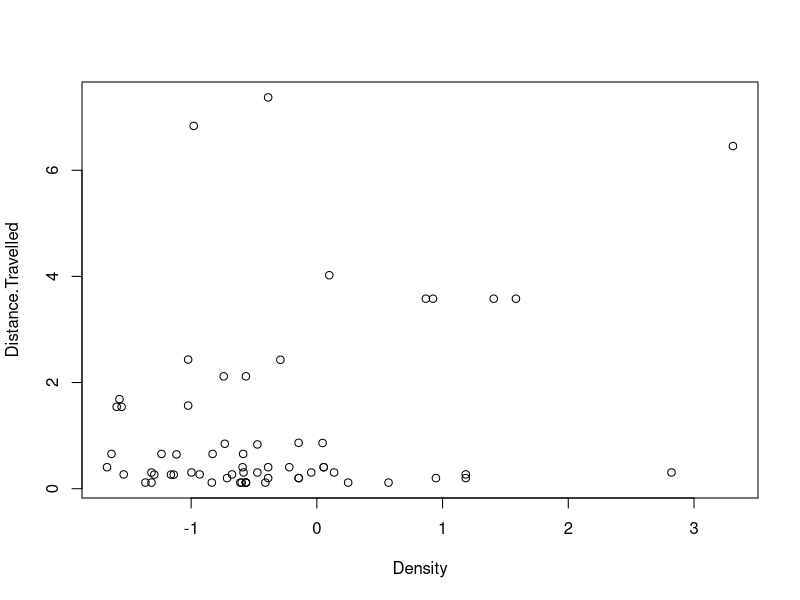
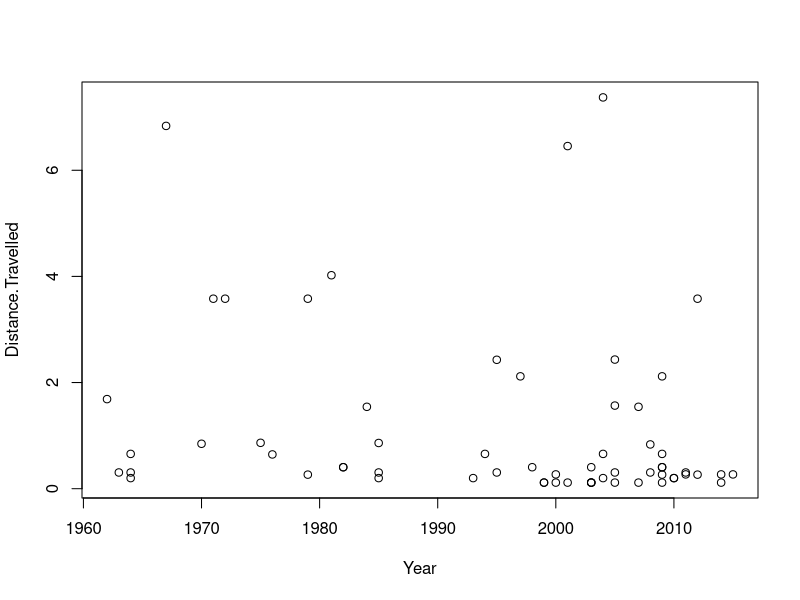

The R script that drew these images, in order:
#### Very Brief, and Basic Introduction to Linear Mixed Effects Models in lme4 ####
####_ Simon Denomme-Brown ####
####__ March 8th, 2019 ####

#### Getting Started ----

#Importing necessary package
#Packages
library(tidyverse) # in order to use read_csv
library(lme4) # most used package in all of ecology and evolution!!!! Whoopeeeeeeee!

#Import the dataframe
Dispersed = read_csv("./MovingMice1.csv")
keep_cols = colnames(Dispersed)
keep_cols = keep_cols[2:length(keep_cols)]
##dataset of mice that dispersed between traplines
Dispersed = Dispersed[keep_cols]
head(Dispersed)

#### When to Use a Basic Linear model ----
#Working in Base R rather than lme4 here
Dispersed

#using mice that dispersed want to see if the continuous variable of Density affects the distance travelled by deer mice
plot(Distance.Travelled~Density, data = Dispersed)

Dens.Dist.Model = lm(Distance.Travelled ~ Density, data = Dispersed)

summary(Dens.Dist.Model)
## Distance travelled by deer mice increased with density


#### When to use a multiple linear regression ----
# Density affects distance travelled, but what about year? 
plot(Distance.Travelled~Year, data = Dispersed)

Dens.Dist.Year.Model = lm(Distance.Travelled ~ Density + Year, data = Dispersed)

summary(Dens.Dist.Year.Model)


#### When to use a Linear Mixed effects Model ----
# Does distance travelled vary with year?

### BUT: do we care about the effect of year really?
## Should we treat it as a Random Effect?

#random effects must be categorical
# Make sure variables are in the right form
Dispersed$Year = factor(Dispersed$Year)

# Model to see if density affects how far an animal disperses
# while accounting for temporal variation in the system

How.Far.ConsideringYear = lmer(Distance.Travelled~Density + (1|Year), data = Dispersed)
summary(How.Far.ConsideringYear)

# NO P VALUES!!!!!!!!!!!! 
# there is a philosophical debate as to whether you can calculate them here

# load in lmerTest
library(lmerTest)
How.Far.ConsideringYear = lmer(Distance.Travelled~Density + (1|Year), data = Dispersed)
summary(How.Far.ConsideringYear)
